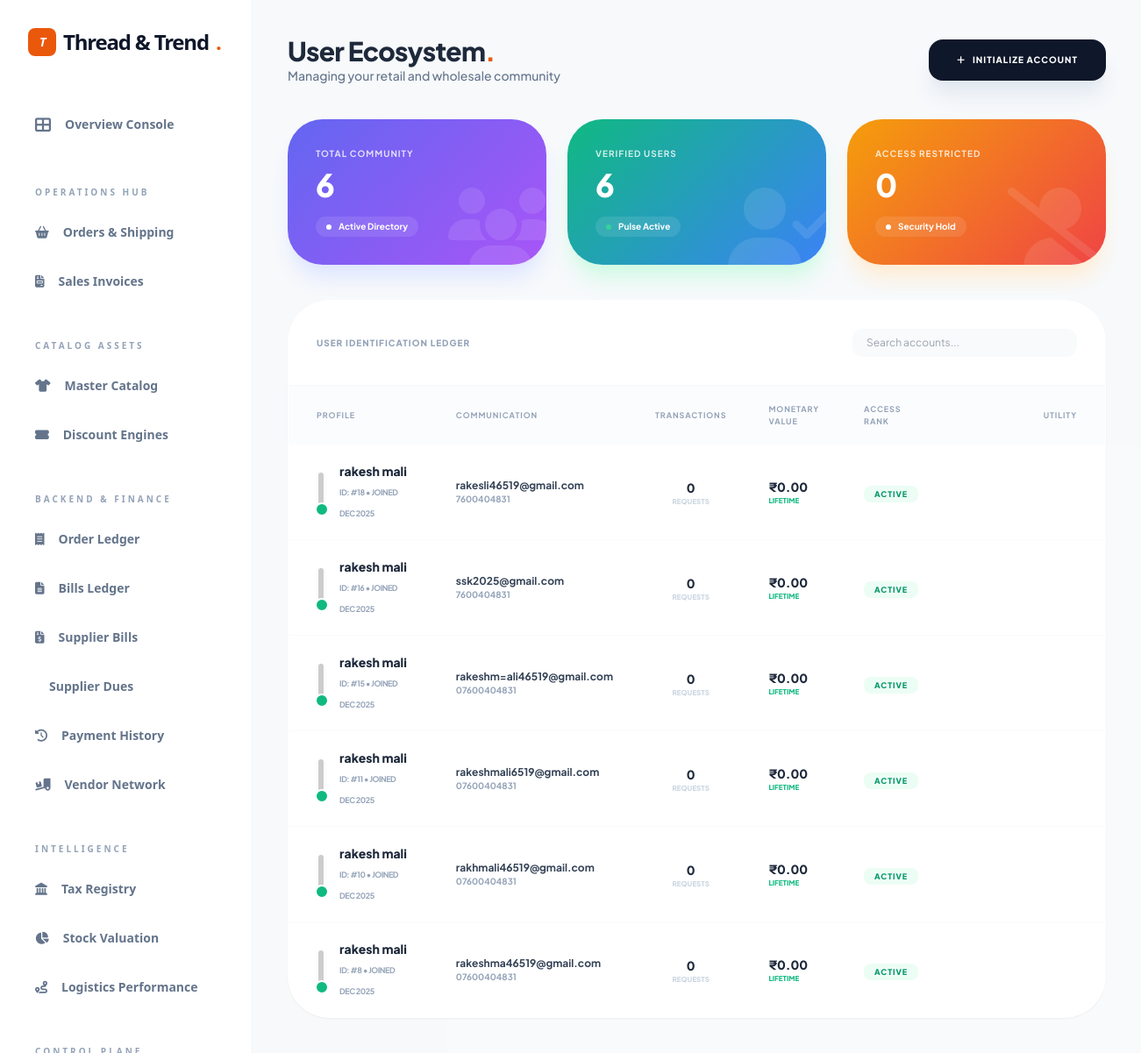
Page /admin/users/users.php (signed in) on the committed database.
### tables this page shows
CREATE TABLE `users` (
  `user_id` int(11) NOT NULL,
  `name` varchar(100) NOT NULL,
  `email` varchar(100) NOT NULL,
  `password` varchar(255) NOT NULL,
  `google_id` varchar(255) DEFAULT NULL,
  `phone` varchar(15) DEFAULT NULL,
  `address` text DEFAULT NULL,
  `city` varchar(50) DEFAULT NULL,
  `state` varchar(50) DEFAULT NULL,
  `country` varchar(50) DEFAULT NULL,
  `pincode` varchar(10) DEFAULT NULL,
  `gst_number` varchar(15) DEFAULT NULL,
  `business_name` varchar(150) DEFAULT NULL,
  `role` enum('user','admin') DEFAULT 'user',
  `status` enum('active','inactive') DEFAULT 'active',
  `is_verified_wholesale` tinyint(1) DEFAULT 0,
  `created_at` datetime DEFAULT current_timestamp(),
  `updated_at` datetime DEFAULT current_timestamp() ON UPDATE current_timestamp()
);

### includes/functions.php (called while the page is built, shortened)
<?php
function e($string)
{
    return htmlspecialchars($string, ENT_QUOTES, 'UTF-8');
}
function format_price($amount)
{
    return '₹' . number_format((float) $amount, 2);
}
?>

### admin/users/users.php (the view, shortened to what this page needs)
<?php
$base_path = $_SERVER['DOCUMENT_ROOT'] . '/ecommerce-website/';
require_once $base_path . 'config/database.php';
require_once $base_path . 'includes/functions.php';
include $base_path . 'includes/admin-header.php';
include $base_path . 'includes/sidebar.php';
$statsQuery = "
    SELECT
        COUNT(*) AS total_customers,
        SUM(status = 'active') AS active_customers,
        SUM(status = 'inactive') AS suspended_customers
    FROM users
    WHERE role = 'user'
";
$stats = $pdo->query($statsQuery)->fetch(PDO::FETCH_ASSOC);
$total_customers = $stats['total_customers'] ?? 0;
$active_customers = $stats['active_customers'] ?? 0;
$suspended_customers = $stats['suspended_customers'] ?? 0;
$customersQuery = "
    SELECT
        u.*,
        COUNT(o.order_id) AS total_orders,
        COALESCE(SUM(CASE
            WHEN o.payment_status = 'paid' THEN o.total_amount
            ELSE 0
        END), 0) AS total_spent
    FROM users u
    LEFT JOIN orders o ON o.user_id = u.user_id
    WHERE u.role = 'user'
    GROUP BY u.user_id
    ORDER BY u.created_at DESC
";
$stmt = $pdo->prepare($customersQuery);
$stmt->execute();
$customers = $stmt->fetchAll(PDO::FETCH_ASSOC);
?>
<main class="p-6 lg:p-10 bg-slate-50/50 min-h-screen">
    <div class="flex flex-col md:flex-row justify-between items-start md:items-center mb-10 gap-6">
        <div>
            <h2 class="text-3xl font-black tracking-tight text-slate-800">User Ecosystem<span
                    class="text-orange-600">.</span></h2>
            <p class="text-slate-500 font-medium text-sm">Managing your retail and wholesale community</p>
        </div>
        <div class="flex gap-3">
            <button onclick="toggleModal('addUserModal', true)"
                class="bg-slate-900 text-white px-8 py-4 rounded-2xl text-[10px] font-black uppercase tracking-widest hover:bg-orange-600 transition-all shadow-xl shadow-slate-200 flex items-center gap-2">
                <i class="fas fa-plus"></i> Initialize Account
            </button>
        </div>
    </div>
    <div class="grid grid-cols-1 md:grid-cols-3 gap-6 mb-10">
        <div
            class="kpi-gradient-1 p-8 rounded-[2.5rem] text-white shadow-xl shadow-indigo-100 relative overflow-hidden group">
            <i
                class="fas fa-users absolute -right-2 -bottom-2 text-8xl opacity-10 group-hover:scale-110 transition-transform"></i>
            <p class="text-[10px] font-bold uppercase tracking-widest opacity-80">Total Community</p>
            <h3 class="text-4xl font-black mt-2"><?php echo number_format($total_customers); ?></h3>
            <div class="mt-4 flex items-center gap-2 text-[10px] font-bold bg-white/10 w-fit px-3 py-1 rounded-full">
                <span class="w-1.5 h-1.5 bg-white rounded-full"></span> Active Directory
            </div>
        </div>
        <div
            class="kpi-gradient-2 p-8 rounded-[2.5rem] text-white shadow-xl shadow-emerald-100 relative overflow-hidden group">
            <i
                class="fas fa-user-check absolute -right-2 -bottom-2 text-8xl opacity-10 group-hover:scale-110 transition-transform"></i>
            <p class="text-[10px] font-bold uppercase tracking-widest opacity-80">Verified Users</p>
            <h3 class="text-4xl font-black mt-2"><?php echo number_format($active_customers); ?></h3>
            <div class="mt-4 flex items-center gap-2 text-[10px] font-bold bg-white/10 w-fit px-3 py-1 rounded-full">
                <span class="w-1.5 h-1.5 bg-emerald-400 rounded-full animate-pulse"></span> Pulse Active
            </div>
        </div>
        <div
            class="kpi-gradient-3 p-8 rounded-[2.5rem] text-white shadow-xl shadow-orange-100 relative overflow-hidden group">
            <i
                class="fas fa-user-slash absolute -right-2 -bottom-2 text-8xl opacity-10 group-hover:scale-110 transition-transform"></i>
            <p class="text-[10px] font-bold uppercase tracking-widest opacity-80">Access Restricted</p>
            <h3 class="text-4xl font-black mt-2"><?php echo number_format($suspended_customers); ?></h3>
            <div class="mt-4 flex items-center gap-2 text-[10px] font-bold bg-white/10 w-fit px-3 py-1 rounded-full">
                <span class="w-1.5 h-1.5 bg-white rounded-full"></span> Security Hold
            </div>
        </div>
    </div>
    <div class="bg-white rounded-[3rem] border border-slate-100 shadow-sm overflow-hidden glass-card">
        <div class="p-8 border-b border-slate-50 flex justify-between items-center">
            <h4 class="text-[10px] font-black uppercase tracking-widest text-slate-400">User Identification Ledger</h4>
            <div class="flex gap-2">
                <input type="text" placeholder="Search accounts..."
                    class="bg-slate-50 border-none rounded-xl px-4 py-2 text-xs focus:ring-2 focus:ring-orange-500/20 outline-none w-64">
            </div>
        </div>
        <div class="overflow-x-auto">
            <table class="w-full text-left border-collapse">
                <thead>
                    <tr class="text-[9px] font-black text-slate-400 uppercase tracking-widest bg-slate-50/50">
                        <th class="px-8 py-5">Profile</th>
                        <th class="px-6 py-5">Communication</th>
                        <th class="px-6 py-5 text-center">Transactions</th>
                        <th class="px-6 py-5">Monetary Value</th>
                        <th class="px-6 py-5">Access Rank</th>
                        <th class="px-8 py-5 text-right">Utility</th>
                    </tr>
                </thead>
                <tbody class="divide-y divide-slate-50">
                    <?php foreach ($customers as $user): ?>
                        <tr class="hover:bg-slate-50/50 transition-all group">
                            <td class="px-8 py-5">
                                <div class="flex items-center gap-4">
                                    <div class="relative">
                                        <img src="https://ui-avatars.com/api/?name=<?php echo urlencode($user['name']); ?>&background=f8fafc&color=0f172a&bold=true"
                                            class="w-12 h-12 rounded-2xl shadow-sm border-2 border-white">
                                        <span
                                            class="absolute -bottom-1 -right-1 w-4 h-4 rounded-full border-2 border-white <?php echo $user['status'] == 'active' ? 'bg-emerald-500' : 'bg-slate-300'; ?>"></span>
                                    </div>
                                    <div class="max-w-[150px]">
                                        <span
                                            class="text-sm font-black text-slate-800 block truncate"><?php echo e($user['name']); ?></span>
                                        <span class="text-[9px] font-bold text-slate-400 uppercase tracking-tighter">ID:
                                            #<?php echo $user['user_id']; ?> • Joined
                                            <?php echo date('M Y', strtotime($user['created_at'])); ?></span>
                                    </div>
                                </div>
                            </td>
                            <td class="px-6 py-5">
                                <p class="text-xs font-bold text-slate-700"><?php echo e($user['email']); ?></p>
                                <p class="text-[10px] text-slate-400 font-bold">
                                    <?php echo e($user['phone'] ?: 'No Phone'); ?></p>
                            </td>
                            <td class="px-6 py-5 text-center">
                                <div class="inline-flex flex-col">
                                    <span
                                        class="text-sm font-black text-slate-800"><?php echo $user['total_orders']; ?></span>
                                    <span class="text-[8px] font-black text-slate-300 uppercase">Requests</span>
                                </div>
                            </td>
                            <td class="px-6 py-5">
                                <div class="flex flex-col">
                                    <span
                                        class="text-sm font-black text-slate-800"><?php echo format_price($user['total_spent']); ?></span>
                                    <span class="text-[8px] font-black text-emerald-500 uppercase">Lifetime</span>
                                </div>
                            </td>
                            <td class="px-6 py-5">
                                <span
                                    class="px-3 py-1 rounded-lg text-[9px] font-black uppercase tracking-widest <?php echo $user['status'] == 'active' ? 'bg-emerald-50 text-emerald-600' : 'bg-red-50 text-red-600'; ?>">
                                    <?php echo $user['status']; ?>
                                </span>
                            </td>
                            <td class="px-8 py-5">
                            </td>
                        </tr>
                    <?php endforeach; ?>
                </tbody>
            </table>
        </div>
    </div>
</main>
<?php include $base_path . 'includes/admin-footer.php'; ?>
</body>
</html>

### includes/admin-header.php (style rules this page uses)
body { font-family: 'Plus Jakarta Sans', sans-serif; background-color: #f8fafc; color: #1e293b; overflow-x: hidden; }

### admin/users/users.php (style rules this page uses)
.glass-card { background: rgba(255, 255, 255, 0.9); backdrop-filter: blur(10px); border: 1px solid rgba(255, 255, 255, 0.2); }
.kpi-gradient-1 { background: linear-gradient(135deg, #6366f1 0%, #a855f7 100%); }
.kpi-gradient-2 { background: linear-gradient(135deg, #10b981 0%, #3b82f6 100%); }
.kpi-gradient-3 { background: linear-gradient(135deg, #f59e0b 0%, #ef4444 100%); }

### rows in the picture
users: name "rakesh mali", user_id "18", created_at "DEC 2025", email "rakesli46519@gmail.com", phone "7600404831", total_orders "0", total_spent "₹0.00", status "ACTIVE"
users: name "rakesh mali", user_id "16", created_at "DEC 2025", email "ssk2025@gmail.com", phone "7600404831", total_orders "0", total_spent "₹0.00", status "ACTIVE"
users: name "rakesh mali", user_id "15", created_at "DEC 2025", email "rakeshm=ali46519@gmail.com", phone "07600404831", total_orders "0", total_spent "₹0.00", status "ACTIVE"
users: name "rakesh mali", user_id "11", created_at "DEC 2025", email "rakeshmali6519@gmail.com", phone "07600404831", total_orders "0", total_spent "₹0.00", status "ACTIVE"
users: name "rakesh mali", user_id "10", created_at "DEC 2025", email "rakhmali46519@gmail.com", phone "07600404831", total_orders "0", total_spent "₹0.00", status "ACTIVE"
users: name "rakesh mali", user_id "8", created_at "DEC 2025", email "rakeshma46519@gmail.com", phone "07600404831", total_orders "0", total_spent "₹0.00", status "ACTIVE"

### other values in the picture
$total_customers "6"
$active_customers "6"
$suspended_customers "0"
